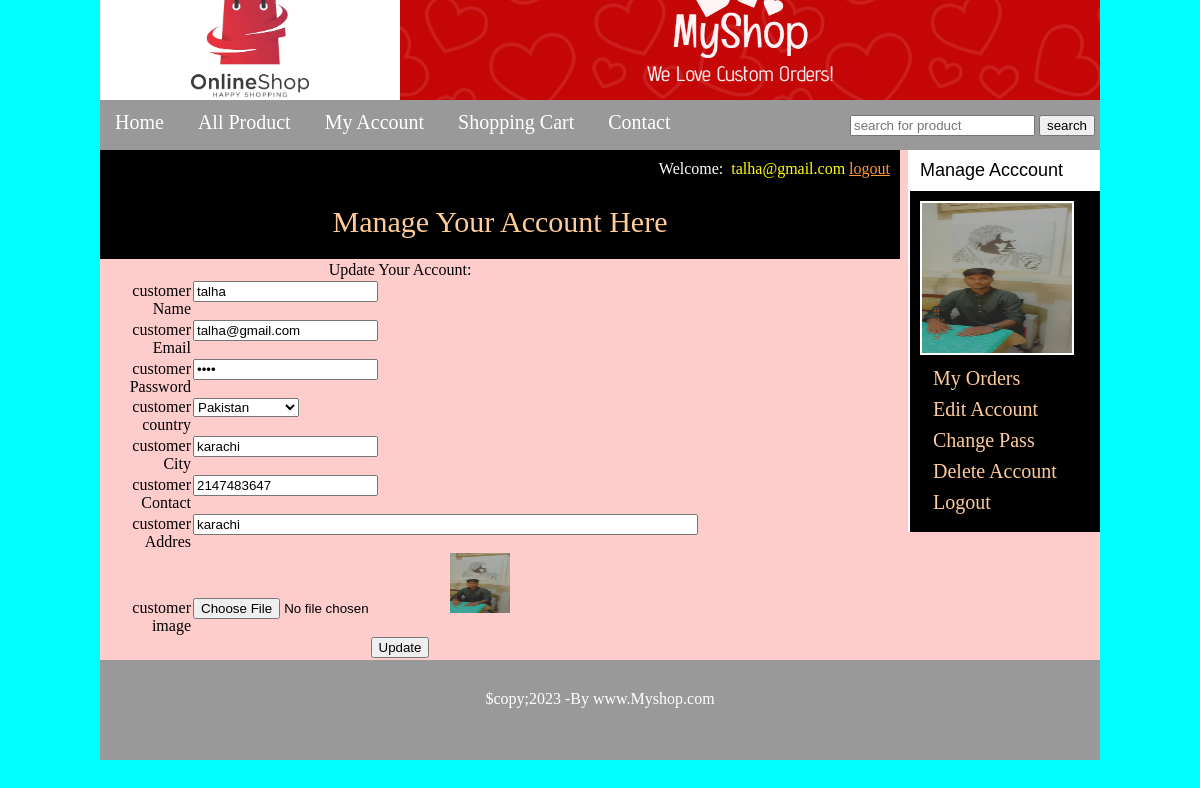
Screenshot of /Myproject/costomer/my_account.php?edit_account (signed in) with the database file from the repository.
### tables this page shows
CREATE TABLE `customer` (
  `customer_id` int(10) NOT NULL,
  `customer_name` varchar(100) NOT NULL,
  `customer_email` varchar(100) NOT NULL,
  `customer_password` varchar(100) NOT NULL,
  `customer_country` text NOT NULL,
  `customer_city` text NOT NULL,
  `customer_contact` int(10) NOT NULL,
  `customer_addres` text NOT NULL,
  `customer_image` text NOT NULL,
  `customer_ip` int(100) NOT NULL
);

### Myproject/costomer/edit_account.php (the view, shortened to what this page needs)
<?php
include("includes/db.php");
if(isset($_GET['edit_account']))
{
$customer_email=$_SESSION['customer_email'];
$get_customer="select * from customer where customer_email='$customer_email'";
$run_customer=mysqli_query($con,$get_customer);
$row=mysqli_fetch_array($run_customer);
    $name=$row['customer_name'];
    $email=$row['customer_email'];
    $password=$row['customer_password'];
    $country=$row['customer_country'];
    $city=$row['customer_city'];
    $contact=$row['customer_contact'];
    $addres=$row['customer_addres'];
    $image=$row['customer_image'];
}
?>
<form action="" method="post" enctype="multipart/form-data" >
<table width="600" align="center">
<tr>
<td colspan="8" align="center"><h2>Update Your  Account:</h2></td>
</tr>
<tr>
<td align="right"><b>customer Name</b></td>
<td><input type="text" name="c_name" value="<?php echo $name; ?>"></td>
</tr>
<tr>
<td align="right"><b>customer Email</b></td>
<td><input type="text" name="c_email" value="<?php echo $email; ?>" ></td>
</tr>
<tr>
<td align="right"><b>customer Password</b></td>
<td><input type="password" name="c_password" value="<?php echo $password; ?>"></td>
</tr>
<tr>
<td align="right"><b>customer country</b></td>
<td>
    <select name="c_country" >
    <option value="<?php echo $country; ?>"><?php echo $country; ?></option>
</select>
</td>
</tr>
<tr>
<td align="right"><b>customer City</b></td>
<td><input type="text" name="c_city" value="<?php echo $city; ?>"></td>
</tr>
<tr>
<td align="right"><b>customer Contact</b></td>
<td><input type="text" name="c_contact" value="<?php echo $contact; ?>"></td>
</tr>
<tr>
<td align="right"><b>customer Addres</b></td>
<td><input type="text" name="c_addres" size="60" value="<?php echo $addres; ?>"></td>
</tr>
<tr>
<td align="right"><b>customer image</b></td>
<td><input type="file" name="c_image" size="60"> <img src="customer_photos/<?php echo $image;  ?>" width="60" height="60"></td>
</tr>
<tr>
 <td align="center" colspan="8"><input type="submit" name="update_account" value="Update" /></td>
</tr>
</table>
</form>

### Myproject/costomer/my_account.php (shortened to what this page needs)
<?php
include("includes/db.php");
?>
<!DOCTYPE html>
<html lang="en">
<head>
    <link rel="stylesheet" type="text/css" href="styles/style.css"  media="all">
</head>
<body>
    <div class="main_wrapper">
        <div class="header_wapper">
      <a href="../index.php">  <img src="../images/log.jpg" style="float:left;"></a>
        <img src="../images/banner.jpg" style="float:right;">
</div>
<div id="navbar">
    <ul id="menu">
        <li><a href="../index.php">Home</a></li>
        <li><a href="../all_product.php">All Product</a></li>
        <li><a href="costomer/my_account.php">My Account</a></li>
        <li><a href="../cart.php">Shopping Cart</a></li>
        <li><a href="../contact.php">Contact</a></li>
</ul>
<div id="form">
    <form  method="get" action="results.php" enctype="multipart/form-data">
        <input type="text" name="user_qurey" placeholder="search for product"/>
        <input type="submit" name="search" value="search"/>
</form>
</div>
 </div>
<div class="content_wrapper">
<div id="left_slidebar">
<div id="slidebar_titel">Manage Acccount</div>
<ul id="cata">
<?php
$user_session=$_SESSION['customer_email'];
$get_customer_pic="select * from customer where customer_email='$user_session'";
$run_customer=mysqli_query($con,$get_customer_pic);
$row_customer=mysqli_fetch_array($run_customer);
$customer_pic=$row_customer['customer_image'];
echo "<img src='customer_photos/$customer_pic' width='150' height='150'> ";
?>
<li><a href="my_account.php?my_order">My Orders</a></li>
<li><a href="my_account.php?edit_account">Edit Account</a></li>
<li><a href="my_account.php?change_account">Change Pass</a></li>
<li><a href="my_account.php?delet_account">Delete Account</a></li>
<li><a href="logout.php">Logout</a></li>
</ul>
</div>
<div id="right_content">
<div style="color:#fff; background:#000; width:780px; height:35px; float:right; padding:10px;">
<div id="guest">
<?php
if(isset($_SESSION['customer_email']))
{
    echo "<b>Welcome:" ."</b> &nbsp;"  . "<b style='color:yellow;'>" . $_SESSION['customer_email'] ."</b>";
}
?>
<?php
if(!isset($_SESSION['customer_email']))
{
echo "<a href='checkout.php' style='color:#f93;'>login</a>";
}
else{
    echo "<a href='logout.php' style='color:#f93;'>logout</a>";
}
?>
</div>
</div>
<div>
<h2 style="background:#000; color:#FC9; padding:20px; text-align:center;  border-top: 2px; solid #fff; font-size:30px; ">Manage Your Account Here</h2>
<?php
if(isset($_GET['edit_account']))
{
    include("edit_account.php");
}
?>
</div>
</div>
<div class="footer">
    <h1 style="color:#OOO; padding-top:30px; text-align:center;">$copy;2023 -By www.Myshop.com</h1>
</div>
</div>
</body>
</html>

### Myproject/costomer/styles/style.css (style rules this page uses)
html, body, div, span, applet, object, iframe, h1, h2, h3, h4, h5, h6, p, blockquote, pre, a, abbr, acronym, address, big, cite, code, del, dfn, em, img, ins, kbd, q, s, samp, small, strike, strong, sub, sup, tt, var, b, u, i, center, dl, dt, dd, ol, ul, li, fieldset, form, label, legend, table, caption, tbody, tfoot, thead, tr, th, td, article, aside, canvas, details, embed, figure, figcaption, footer, header, hgroup, menu, nav, output, ruby, section, summary, time, mark, audio, video { margin: 0; padding: 0; border: 0; font-size: 100%; font: inherit; vertical-align: baseline; }
body { background-color: cyan; }
.main_wrapper { width: 1000px; height: auto; margin: auto; }
.header_wapper { width: 1000px; height: 100px; background: #fff; }
#navbar { width: 1000px; height: 50px; background:#999; color: #fff; }
#menu { padding: 0; margin-top: 5px; line-height: 35px; float: left; }
#menu li { list-style: none; display: inline; }
#menu a { color: #fff; text-decoration: none; font-size: 20px; margin: 5px; padding: 10px; }
#form { float: right; line-height: 50px; padding-right: 5px; }
.content_wrapper { width: 1000px; height: auto; background: #FCC; }
#right_content { width: 800px; background: #FCC; float: left; }
#left_slidebar { width: 190px; background: #000; float: right; border-left: 2px solid #fff; }
.footer { width: 1000px; height: 100px; background: #999; color: #fff; clear: both; }
#slidebar_titel { background: #fff; color: #000; font-size: 18px; padding: 10px; font-family:'Franklin Gothic Medium', 'Arial Narrow', Arial, sans-serif; }
#cata { padding: 10px; text-align: left; }
#cata li { list-style: none; margin: 8px; }
#cata a { color: #fc9; text-decoration: none; font-size: 20px; margin: 5px; }
#cata img { border: 2px solid; color: #fff; }
#guest { float: right; }

### rows the page displays
customer: customer_image (picture), c_name "talha", c_email "talha@gmail.com", c_country "Pakistan", c_city "karachi", c_contact "2147483647", c_addres "karachi"

### other values shown
$_SESSION['customer_email'] "talha@gmail.com"
